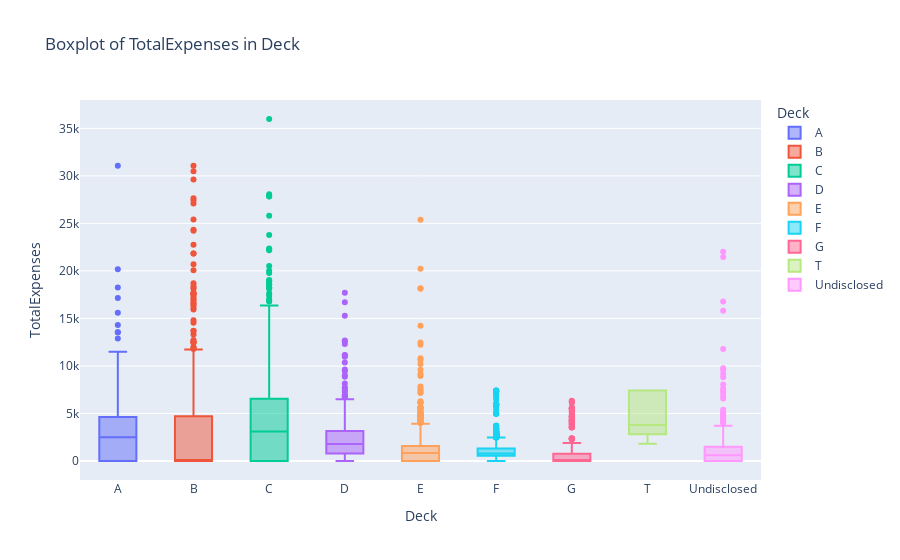

The code cell stored with this chart in its notebook:
### Code cell
viz.xy_boxplot(df_viz,'TotalExpenses','Deck' ,'Deck')

### Figure 1 — Plotly figure (JSON) as saved in the notebook; plotly's stock layout.template omitted (floating-point values rounded to 4 significant figures; data arrays with more than 128 entries replaced by an {"elided": "..."} marker saying what was removed)
{"data": [{"alignmentgroup": "True", "hovertemplate": "Deck=%{x}<br>TotalExpenses=%{y}<extra></extra>", "legendgroup": "A", "marker": {"color": "#636efa"}, "name": "A", "notched": false, "offsetgroup": "A", "orientation": "v", "showlegend": true, "type": "box", "x": {"elided": "256 str values"}, "x0": " ", "xaxis": "x", "y": {"elided": "256 int values"}, "y0": " ", "yaxis": "y"}, {"alignmentgroup": "True", "hovertemplate": "Deck=%{x}<br>TotalExpenses=%{y}<extra></extra>", "legendgroup": "B", "marker": {"color": "#EF553B"}, "name": "B", "notched": false, "offsetgroup": "B", "orientation": "v", "showlegend": true, "type": "box", "x": {"elided": "779 str values"}, "x0": " ", "xaxis": "x", "y": {"elided": "779 int values"}, "y0": " ", "yaxis": "y"}, {"alignmentgroup": "True", "hovertemplate": "Deck=%{x}<br>TotalExpenses=%{y}<extra></extra>", "legendgroup": "C", "marker": {"color": "#00cc96"}, "name": "C", "notched": false, "offsetgroup": "C", "orientation": "v", "showlegend": true, "type": "box", "x": {"elided": "747 str values"}, "x0": " ", "xaxis": "x", "y": {"elided": "747 int values"}, "y0": " ", "yaxis": "y"}, {"alignmentgroup": "True", "hovertemplate": "Deck=%{x}<br>TotalExpenses=%{y}<extra></extra>", "legendgroup": "D", "marker": {"color": "#ab63fa"}, "name": "D", "notched": false, "offsetgroup": "D", "orientation": "v", "showlegend": true, "type": "box", "x": {"elided": "478 str values"}, "x0": " ", "xaxis": "x", "y": {"elided": "478 int values"}, "y0": " ", "yaxis": "y"}, {"alignmentgroup": "True", "hovertemplate": "Deck=%{x}<br>TotalExpenses=%{y}<extra></extra>", "legendgroup": "E", "marker": {"color": "#FFA15A"}, "name": "E", "notched": false, "offsetgroup": "E", "orientation": "v", "showlegend": true, "type": "box", "x": {"elided": "876 str values"}, "x0": " ", "xaxis": "x", "y": {"elided": "876 int values"}, "y0": " ", "yaxis": "y"}, {"alignmentgroup": "True", "hovertemplate": "Deck=%{x}<br>TotalExpenses=%{y}<extra></extra>", "legendgroup": "F", "marker": {"color": "#19d3f3"}, "name": "F", "notched": false, "offsetgroup": "F", "orientation": "v", "showlegend": true, "type": "box", "x": {"elided": "2794 str values"}, "x0": " ", "xaxis": "x", "y": {"elided": "2794 int values"}, "y0": " ", "yaxis": "y"}, {"alignmentgroup": "True", "hovertemplate": "Deck=%{x}<br>TotalExpenses=%{y}<extra></extra>", "legendgroup": "G", "marker": {"color": "#FF6692"}, "name": "G", "notched": false, "offsetgroup": "G", "orientation": "v", "showlegend": true, "type": "box", "x": {"elided": "2559 str values"}, "x0": " ", "xaxis": "x", "y": {"elided": "2559 int values"}, "y0": " ", "yaxis": "y"}, {"alignmentgroup": "True", "hovertemplate": "Deck=%{x}<br>TotalExpenses=%{y}<extra></extra>", "legendgroup": "T", "marker": {"color": "#B6E880"}, "name": "T", "notched": false, "offsetgroup": "T", "orientation": "v", "showlegend": true, "type": "box", "x": ["T", "T", "T", "T", "T"], "x0": " ", "xaxis": "x", "y": [7412, 3778, 1817, 3164, 7411], "y0": " ", "yaxis": "y"}, {"alignmentgroup": "True", "hovertemplate": "Deck=%{x}<br>TotalExpenses=%{y}<extra></extra>", "legendgroup": "Undisclosed", "marker": {"color": "#FF97FF"}, "name": "Undisclosed", "notched": false, "offsetgroup": "Undisclosed", "orientation": "v", "showlegend": true, "type": "box", "x": {"elided": "199 str values"}, "x0": " ", "xaxis": "x", "y": {"elided": "199 int values"}, "y0": " ", "yaxis": "y"}], "layout": {"boxmode": "overlay", "legend": {"title": {"text": "Deck"}, "tracegroupgap": 0}, "title": {"text": "Boxplot of TotalExpenses in Deck"}, "xaxis": {"anchor": "y", "categoryarray": ["A", "B", "C", "D", "E", "F", "G", "T", "Undisclosed"], "categoryorder": "array", "domain": [0, 1], "title": {"text": "Deck"}}, "yaxis": {"anchor": "x", "domain": [0, 1], "title": {"text": "TotalExpenses"}}}}
